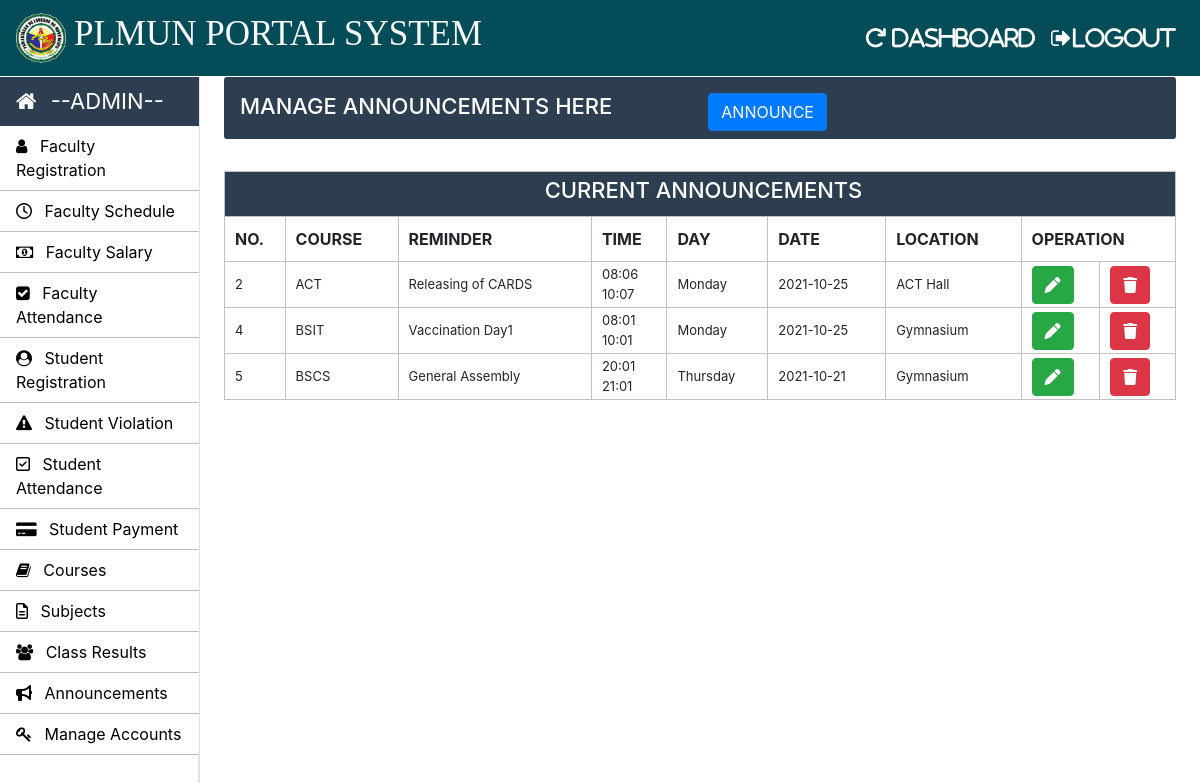
Page /Admin/announcement.php (signed in) on the committed database.
### tables this page shows
CREATE TABLE `announcement` (
  `id` int(11) NOT NULL,
  `course_code` varchar(10) NOT NULL,
  `note` varchar(200) NOT NULL,
  `timing_from` varchar(10) NOT NULL,
  `timing_to` varchar(10) NOT NULL,
  `date` date NOT NULL,
  `day` varchar(20) NOT NULL,
  `room_no` varchar(200) NOT NULL
);

CREATE TABLE `weekdays` (
  `day_id` int(11) NOT NULL,
  `day_name` varchar(15) NOT NULL
);

### Admin/announcement.php (the view, shortened to what this page needs)
<?php
		require_once "../connection/connection.php";
	?>
<!doctype html>
<html lang="en">
	<head>
	</head>
	<body>
		<?php include('../common/admin-header.php') ?>
		<?php include('../common/admin-sidebar.php') ?>
		<?php
		$sql = "SELECT * FROM announcement inner join weekdays on day_id where announcement.day = weekdays.day_id";
		$result = mysqli_query($con , $sql);
		$resultCheck = mysqli_num_rows($result);
		?>
		<main role="main" class="col-xl-10 col-lg-9 col-md-8 ml-sm-auto px-md-4 mb-2 w-100">
			<div class="sub-main">
				<div class="text-center d-flex flex-wrap flex-md-nowrap pt-3 pb-2 mb-3 text-white admin-dashboard pl-3">
					<div class="d-flex">
						<h4 class="mr-5">MANAGE ANNOUNCEMENTS HERE </h4>
						<button type="button" class="btn btn-primary ml-5" data-toggle="modal" data-target=".bd-example-modal-lg">ANNOUNCE</button>
					</div>
				</div>
				<div class="row">
								<div class="col-md-8"></div>
								<div class="col-md-3 ml-5 ">
									<div class="col-md-12 pt-3 ml-5">
									</div>
								</div>
							</div>
<table class="w-100 table-elements table-three-tr" cellpadding="3">
										<tr class="table-tr-head table-three text-white">
											<td colspan="9" class="text-center text-white"><h4>CURRENT ANNOUNCEMENTS</h4></td>
										</tr>
										<tr class="table-tr-head">
											<th>NO.</th>
											<th>COURSE</th>
											<th>REMINDER</th>
											<th>TIME</th>
											<th>DAY</th>
											<th>DATE</th>
											<th>LOCATION</th>
											<th colspan=2>OPERATION</th>
										</tr>
										<?php
										 if($resultCheck > 0){
											while($row = mysqli_fetch_assoc($result)){
												echo "<tr>";
												echo "<td>".$row["id"]."</td>";
												echo "<td>".$row["course_code"]."</td>";
												echo "<td>".$row["note"]."</td>";
												echo "<td>" .$row["timing_from"]."<br>".$row["timing_to"]."</td>";
												echo "<td>".$row["day_name"]."</td>";
												echo "<td>".$row["date"]."</td>";
												echo "<td>".$row["room_no"]."</td>";
												echo '<td><a href="edit-announcement.php?edit='.$row['id'].'" class="btn btn-success"><i class="fas fa-pen"><i/></a></td>';
												echo '<td><a href="announcement.php?delete='.$row['id'].'" class="btn btn-danger"><i class="fas fa-trash"><i/></a></td>';
												echo "</tr>";
											}
										}
										?>
									</table>
                                    </main>
	</body>
</html>

### Css/style.css (style rules this page uses)
h4 { font-size: 22px; }
.admin-dashboard { margin-top: 1px !important; background: #2c3e50 !important; border-radius: 3px; }
.table-elements tr, td, th { font-size: 13px; border: 1px solid rgb(194, 193, 193); padding-left: 10px !important; }
.table-three { background: #2c3e50 !important; }
.table-tr-head { height: 45px !important; padding: 10px !important; margin-top: 5px !important; }
.table-font-for-transcript td, th { font-size: 16px !important; }

### rows in the picture
announcement: id "2", course_code "ACT", note "Releasing of CARDS", timing_from "08:06", timing_to "10:07", weekdays.day_name "Monday", date "2021-10-25", room_no "ACT Hall"
announcement: id "4", course_code "BSIT", note "Vaccination Day1", timing_from "08:01", timing_to "10:01", weekdays.day_name "Monday", date "2021-10-25", room_no "Gymnasium"
announcement: id "5", course_code "BSCS", note "General Assembly", timing_from "20:01", timing_to "21:01", weekdays.day_name "Thursday", date "2021-10-21", room_no "Gymnasium"
